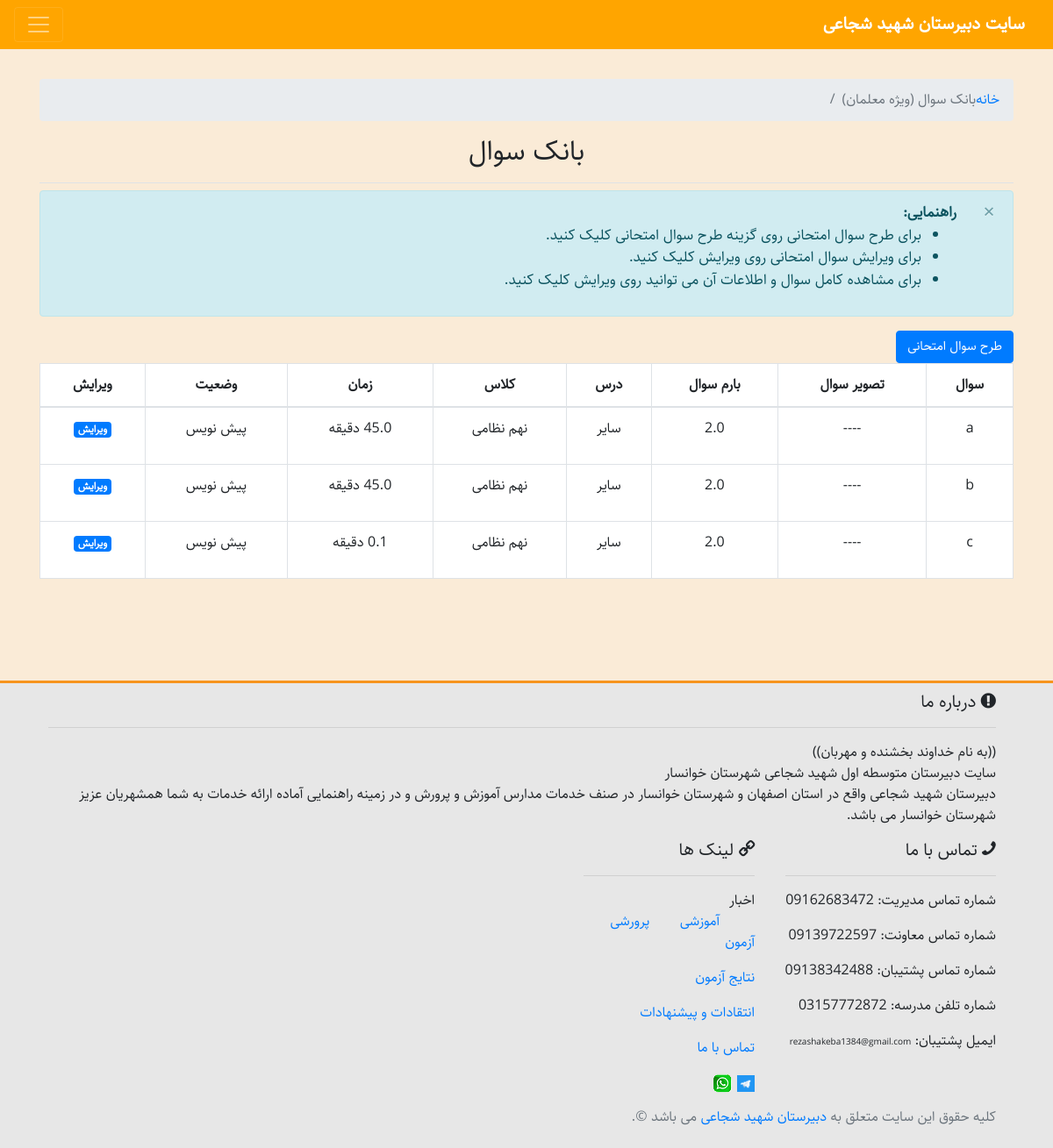
Page /mquestion/ (signed in) on the committed database.
### quiz_app/models.py (models this page shows, shortened)
class Question(models.Model):
	STATUS_CHOICES = (
		('d', 'پیش نویس'),
		('p', 'انتشار'),
	)
	LESSON_CHOICES = (
		('قرآن', 'قرآن'),
		('پیام های آسمانی', 'پیام های آسمانی'),
		('فارسی', 'فارسی'),
		('نگارش', 'نگارش'),
		('ریاضی', 'ریاضی'),
		('علوم تجربی', 'علوم تجربی'),
		('مطالعات اجتماعی', 'مطالعات اجتماعی'),
		('فرهنگ و هنر', 'فرهنگ و هنر'),
		('عربی', 'عربی'),
		('انگلیسی', 'انگلیسی'),
		('آمادگی دفاعی', 'آمادگی دفاعی'),
		('کار و فناوری', 'کار و فناوری'),
		('تفکر و سبک زندگی', 'تفکر و سبک زندگی'),
		('تربیت بدنی', 'تربیت بدنی'),
		('سایر', 'سایر'),
	)
	CLASS_CHOICES = (
			('نهم نظامی', 'نهم نظامی'),
			('نهم فردوسی', 'نهم فردوسی'),
			('هشتم حافظ', 'هشتم حافظ'),
			('هشتم سعدی', 'هشتم سعدی'),
			('هفتم دانش', 'هفتم دانش'),
			('هفتم اندیشه', 'هفتم اندیشه'),
			('سایر', 'سایر'),
		)
	soal = HTMLField(verbose_name='سوال')
	lesson = models.CharField(max_length=200, choices=LESSON_CHOICES, verbose_name='درس')
	image = models.ImageField(upload_to='images/', verbose_name='تصویر سوال', blank=True, null=True)
	status = models.CharField(max_length=1, choices=STATUS_CHOICES, default='d', verbose_name='وضعیت')
	nomreh = models.FloatField(verbose_name='بارم سوال')
	owner = models.ForeignKey(Class, verbose_name='کلاس پاسخ دهنده', on_delete=models.CASCADE)
	teacher = models.ForeignKey(User, on_delete=models.CASCADE, verbose_name='معلم')
	time = models.FloatField(verbose_name='زمان پاسخ دهی (به دقیقه)')
	date_added = models.DateTimeField(default=timezone.now, verbose_name='تاریخ طراحی')
	class Meta():
		verbose_name = 'سوال'
		verbose_name_plural = 'بانک سوال'
	def soal_tag(self):
		return format_html(self.soal)
	def image_tag(self):
		if self.image:
			return format_html("<img width='100px' height='75px' style='border-radius: 15px;' src='{}'>".format(self.image.url))
		else:
			return format_html("<p>----</p>")
	image_tag.short_description = "تصویر سوال"
	soal_tag.short_description = "سوال"

class Class(models.Model):
	name = models.CharField(max_length=100, verbose_name='نام کلاس')
	owners = models.ManyToManyField(User, verbose_name='اعضای کلاس')
	class Meta():
		verbose_name = 'کلاس'
		verbose_name_plural = 'کلاس ها'
	def __str__(self):
		return self.name

### quiz_app/views.py (the view)
# urls.py: path('mquestion/', views.question, name='question'),
@login_required
def question(request):
	if not request.user.is_superuser:
		raise Http404
	soalat = Question.objects.filter(teacher=request.user).order_by('date_added')
	context = {'soalat' : soalat}
	return render(request, 'quiz_app/question.html', context)

### quiz_app/templates/quiz_app/question.html (shortened to what this page needs)
{% extends "./base.html" %}
{% block page_header %}
    <nav aria-label="breadcrumb">
        <ol class="breadcrumb">
            <li class="breadcrumb-item"><a href="{% url 'quiz_app:home' %}"> خانه </a></li>
            <li class="breadcrumb-item active" aria-current="page"> بانک سوال (ویژه معلمان) </li>
        </ol>
    </nav>
    <h2 style="text-align: center">بانک سوال</h2>
{% endblock page_header %}
{% block content %}
    <div style="font-size: 17px" class="alert alert-info alert-dismissible fade show">
        <button type="button" class="close" data-dismiss="alert">&times;</button>
        <strong>راهنمایی:</strong>
        <ul>
            <li>برای طرح سوال امتحانی روی گزینه طرح سوال امتحانی کلیک کنید.</li>
            <li>برای ویرایش سوال امتحانی روی ویرایش کلیک کنید.</li>
            <li>برای مشاهده کامل سوال و اطلاعات آن می توانید روی ویرایش کلیک کنید.</li>
        </ul>
    </div>
    <div>
        <div>
            <a href="{% url 'quiz_app:questionn' %}" style="font-size: 15px" class="btn btn-primary">طرح سوال امتحانی</a>
        </div>
        <div class="table-responsive">
            <table class="table table-hover table-bordered w-100 text-center" style="background-color: white;">
                <thead>
                    <tr>
                        <th>سوال</th>
                        <th>تصویر سوال</th>
                        <th>بارم سوال</th>
                        <th>درس</th>
                        <th>کلاس</th>
                        <th>زمان</th>
                        <th>وضعیت</th>
                        <th>ویرایش</th>
                    </tr>
                </thead>
                <tbody>
                    {% for soal in soalat %}
                            <tr>
                                <td>{{soal.soal|safe}}</td>
                                {% if soal.image %}
                                    <td><img src="{{ soal.image.url }}" height="100px" width="100px"></td>
                                {% else %}
                                    <td>----</td>
                                {% endif %}
                                <td>{{soal.nomreh}}</td>
                                <td>{{soal.lesson}}</td>
                                <td>{{soal.owner}}</td>
                                <td>{{soal.time}} دقیقه</td>
                                <td>
                                    {% if soal.status == 'p' %}
                                        انتشار
                                    {% else %}
                                        پیش نویس
                                    {% endif %}
                                </td>
                                <td><a class="badge badge-primary" href="{% url 'quiz_app:questione' soal.id %}">ویرایش</a></td>
                            </tr>
                    {% endfor %}
                </tbody>
            </table>
        </div>
    </div>
{% endblock content %}

### quiz_app/templates/quiz_app/base.html (shortened to what this page needs)
{% load bootstrap4 %}
{% load static %}
<!doctype html>
<html lang="fa-ir">
    <head>
        <link rel="stylesheet" href="https://cdnjs.cloudflare.com/ajax/libs/font-awesome/4.7.0/css/font-awesome.min.css">
        {% bootstrap_css %}
    </head>
    <body onload="myFunction(), snackbar()">
        <nav class="navbar navbar-dark mb-4 fixed-top" style="background-color: orange; font-size: 18px">
            <a class="navbar-brand" href="{% url 'quiz_app:home' %}" id="hover">
                 <strong>سایت دبیرستان شهید شجاعی</strong>
            </a>
            <button class="navbar-toggler" type="button" data-toggle="collapse"
                    data-target="#navbarCollapse" aria-controls="navbarCollapse"
                    aria-expanded="false" aria-label="Toggle navigation"  id="hover">
                <span class="navbar-toggler-icon"></span>
            </button>
        </nav>
        <div style="display:none;" id="myDiv" class="animate-bottom">
            <main role="main" class="container">
            <div class="pb-2 mb-2 border-bottom" style="margin-top: 90px">
                {% block page_header %}{% endblock page_header %}
            </div>
            <div style="margin-bottom: 100px">
                {% block content %}{% endblock content %}
            </div>
        </main>
            <div class="footer hidden-print" style="background-color: #e7e7e7; padding: 10px; border-top: 3px solid #F7941D; width: auto; height: auto">
            <div class="container-fluid">
                <ul>
                    <li class="footer-intro">
                        <h5>
                            <i class="fa fa-exclamation-circle"></i>
                                درباره ما
                        </h5>
                        <hr>
                        <p>
                            ((به نام خداوند بخشنده و مهربان))
                            <br>
                            سایت دبیرستان متوسطه اول شهید شجاعی شهرستان خوانسار
                            <br>
                            دبیرستان شهید شجاعی واقع در استان اصفهان و شهرستان خوانسار در صنف خدمات مدارس آموزش و پرورش و در زمینه راهنمایی آماده ارائه خدمات به شما همشهریان عزیز شهرستان خوانسار می باشد.
                        </p>
                    </li>
                    <li class="footer-contact-us">
                        <h5>
                            <i class="fa fa-phone fa fa-flip-horizontal"></i>
                            تماس با ما
                        </h5>
                        <hr>
                        <p>شماره تماس مدیریت: 09162683472</p>
                        <p>شماره تماس معاونت: 09139722597</p>
                        <p>شماره تماس پشتیبان: 09138342488</p>
                        <p>شماره تلفن مدرسه: 03157772872</p>
                        <span>
                            <p>ایمیل پشتیبان: <span style="font-size: 10px">rezashakeba1384@gmail.com</span></p>
                        </span>
                    </li>
                    <li class="footer-usfull-link">
                        <h5>
                            <i class="fa fa-link fa-flip-horizontal"></i>
                            لینک ها
                        </h5>
                        <hr>
                        اخبار
                        <ul>
                            <li><a href="{% url 'quiz_app:educational' %}" id="not-allowed">آموزشی</a></li>
                            <li><a href="{% url 'quiz_app:Breeding' %}" id="not-allowed">پرورشی</a></li>
                        </ul>
                        <p><a href="{% url 'quiz_app:azmon' %}">آزمون</a></p>
                        <p><a href="{% url 'quiz_app:pasokhat' %}">نتایج آزمون</a></p>
                        <p><a href="{% url 'quiz_app:criticize' %}">انتقادات و پیشنهادات</a></p>
                        <p><a href="{% url 'quiz_app:contact_us' %}">تماس با ما</a></p>
                        <p>
                            <a href="https://t.me/ShahidshojaeiSchool" style="color: rgb(0, 149, 255);">
                                <img alt="تلگرام" src="{% static 'quiz_app/telegram.png' %}" title="تلگرام" width="20">
                            </a>
                            <a href="https://chat.whatsapp.com/FX3CHEXkZg3IZUAyxAE8ng" style="color: rgb(0, 149, 255);">
                                <img alt="واتساپ" src="{% static 'quiz_app/whatsapp.png' %}" title="واتساپ" width="25" height="25">
                            </a>
                        </p>
                    </li>
                    <h6 class="copyright text-muted">کلیه حقوق این سایت متعلق به <a href="{% url 'quiz_app:home' %}">دبیرستان شهید شجاعی</a> می باشد &copy;.
                    </h6>
                </ul>
            </div>
        </div>
        </div>
    </body>
</html>

### rows in the picture
Question: soal "a", nomreh "2.0", lesson "سایر", owner "نهم نظامی", time "45.0", status "پیش نویس"
Question: soal "b", nomreh "2.0", lesson "سایر", owner "نهم نظامی", time "45.0", status "پیش نویس"
Question: soal "c", nomreh "2.0", lesson "سایر", owner "نهم نظامی", time "0.1", status "پیش نویس"
